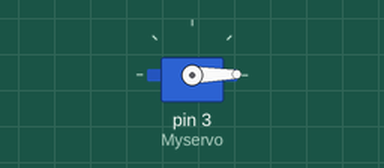
A sketch run on a simulated Arduino Uno, built with avr-gcc and run on an emulated ATmega328P. On the bench: servo.

Above: at 0.05 s.
At 3.85 s:
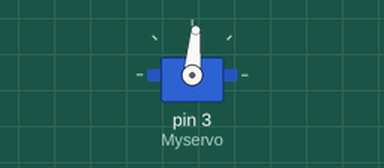
At 7.75 s:
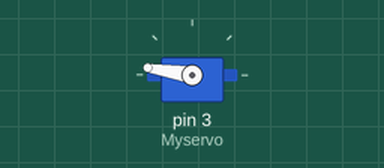
At 15.45 s:
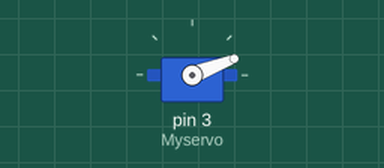
Timing chart, 0 to 21.5 s (numbered marks = the images above):
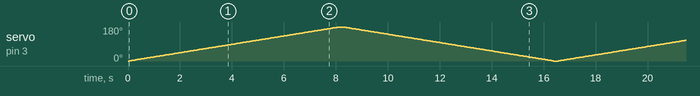

The sketch:

servo_motor_code.ino
```cpp
#include<Servo.h>
Servo Myservo;
int pos;
void setup ()
{
  Myservo.attach(3);
}
void loop()
{
  for(pos=0;pos<=180;pos++)
  {
    Myservo.write(pos);
    delay(45);
    }


  delay(100);

for(pos=180;pos>=0;pos--)
{
  Myservo.write(pos);
  delay(45);
}

  delay(100);
}
```
